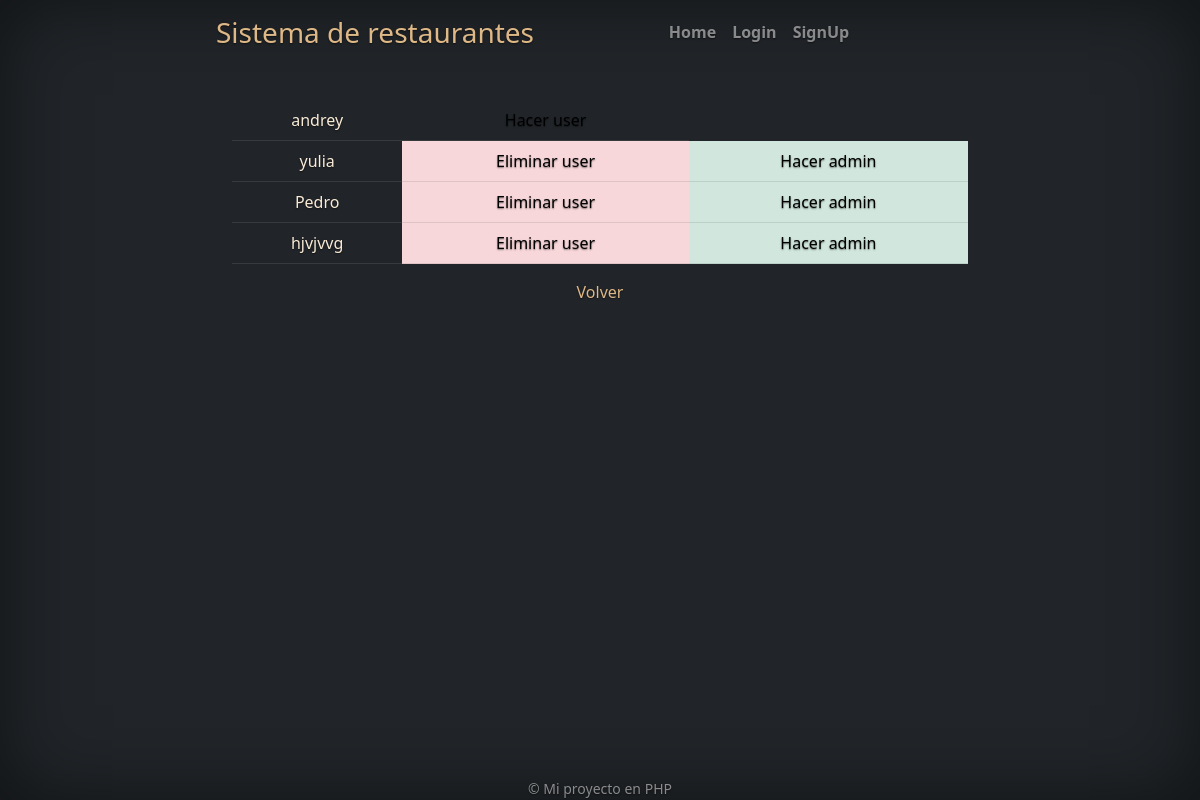
/admin/index.php?action=list-users, run on the app's committed database.
### tables this page shows
CREATE TABLE `users` (
  `id` int(11) NOT NULL,
  `name` varchar(255) NOT NULL,
  `surname` varchar(255) NOT NULL,
  `email` varchar(255) NOT NULL,
  `username` varchar(255) NOT NULL,
  `password` varchar(255) NOT NULL,
  `id_role` int(11) NOT NULL
);

### inc/class-db.php (called while the page is built, shortened)
<?php
class Db
{
    private $app_db = false;
    public function __construct($host, $user, $pass, $database, $port)
    {
        $this->app_db = mysqli_connect($host, $user, $pass, $database, $port);
    }
    public function query($query)
    {
        $result = mysqli_query($this->app_db, $query);
        return $result;
    }
    public function fetch_all($result)
    {
        $restaurants = [];
        while ($restaurant = $result->fetch_assoc()) {
            $restaurants[] = $restaurant;
        }
        return $restaurants;
    }
}

### init.php (called while the page is built, shortened)
<?php
require('inc/class-user.php');
require('inc/users.php');
require('inc/helpers.php');
require('inc/class-db.php');
$app_db = new Db(DB_HOST, DB_USER, DB_PASSWORD, DB_DATABASE, DB_PORT);

### inc/users.php (called while the page is built, shortened)
<?php
function get_all_users()
{
    global $app_db;
    $result = $app_db->query('SELECT * FROM users');
    $array_users = $app_db->fetch_all($result);
    $array_users_obj = [];
    foreach ($array_users as $user) {
        $user_obj = new User($user['id'], $user['name'], $user['surname'], $user['email'], $user['username'], $user['password'], $user['id_role']);
        $array_users_obj[] = $user_obj;
    }
    return $array_users_obj;
}

### inc/class-user.php (called while the page is built, shortened)
<?php
class User
{
    public $id = 0;
    public $name = '';
    public $username = '';
    public $id_role = 2;
    public function __construct($id, $name, $surname, $email, $username, $password, $id_role)
    {
        $this->id = $id;
        $this->name = $name;
        $this->username = $username;
        $this->id_role = $id_role;
    }
    public function get_id()
    {
        return $this->id;
    }
    public function get_name()
    {
        return $this->name;
    }
    public function get_username()
    {
        return $this->username;
    }
    public function get_id_role()
    {
        return $this->id_role;
    }
}

### inc/helpers.php (called while the page is built, shortened)
<?php
function generate_hash($action)
{
    return md5($action);
}

### admin/templates/list-users.php (the view, shortened to what this page needs)
<?php require __DIR__ . '/../../verification.php' ?>
<?php require __DIR__ . '/../../templates/header.php' ?>
<table class="table table-dark table-hover list-table">
    <?php foreach ($all_users as $user) : ?>
    <tr>
        <td><?php echo $user->get_name(); ?></td>
        <?php if ($user->get_username() == $user_ses['username']) : ?>
        <?php else : ?>
        <?php if ($user->get_id_role() == 2) : ?>
        <td class="table-danger"><a
                href="<?php echo SITE_URL . '/admin?action=list-users&delete-user=' . $user->get_id(); ?>&hash=<?php echo generate_hash('delete-user-' . $user->get_id()); ?>">Eliminar
                user</a></td>
        <td class="table-success"><a
                href="<?php echo SITE_URL . '/admin?action=list-users&update-admin=' . $user->get_id(); ?>&hash=<?php echo generate_hash('update-admin-' . $user->get_id()); ?>">Hacer
                admin</a></td>
        <?php else : ?>
        <td><a
                href="<?php echo SITE_URL . '/admin?action=list-users&update-user=' . $user->get_id(); ?>&hash=<?php echo generate_hash('update-user-' . $user->get_id()); ?>">Hacer
                user</a></td>
    </tr>
    <?php endif; ?>
    <?php endif; ?>
    <?php endforeach; ?>
</table>
<div class="restaurant-content-end">
    <a href="<?php echo SITE_URL . '/admin/'; ?>">Volver
    </a>
</div>
<?php require __DIR__ . '/../../templates/footer.php' ?>

### assets/style.css (style rules this page uses)
body { text-shadow: 0 .05rem .1rem rgba(0, 0, 0, .5); box-shadow: inset 0 0 5rem rgba(0, 0, 0, .5); min-height: 100vh; position: relative; }
a { text-decoration: none; color: burlywood; transition: all .3s ease; }
.list-table a { color: #000; transition: all .1 ease; }
.table { color: antiquewhite; }

### data on the page
users: name "andrey"
users: name "yulia"
users: name "Pedro"
users: name "hjvjvvg"
